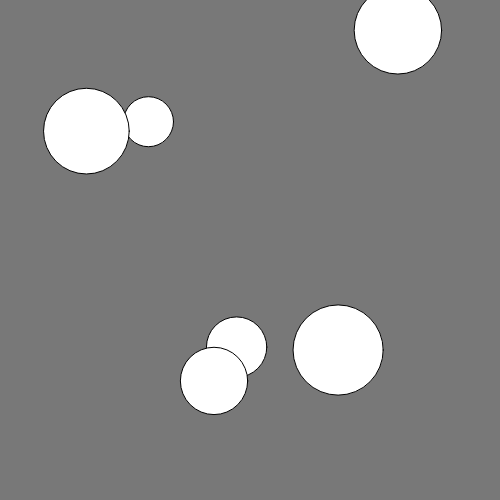
Frame 1 (no input)
Frame 60 (no input): identical to frame 1, image omitted
Frame 120 (the mouse pressed at the canvas centre since frame 60): identical to frame 1, image omitted

The p5.js sketch that drew this single still picture (run headless with seeded random() and noise() and a simulated clock; from frame 60 on, the mouse is pressed at the canvas centre):

// p5.js sketch
// ── sketch.js
let d1 = 0; 
let d2 = 0;
let d3 = 0;
let d4 = 0;
let d5 = 0;
let d6 = 0;
let diameter = 50; 
function setup() { 
	createCanvas(500, 500);
	background(120);
	d1 = diameter;  
	d2 = diameter*random(1,2);
	d3 = diameter*random(1,2);
	d4 = diameter*random(1,2);
	d5 = diameter*random(1,2);
	d6 = diameter*random(1,2);
	ellipse(random(width), random(height), d1, d1); 
	ellipse(random(width), random(height), d2, d2);
	ellipse(random(width), random(height), d3, d3);
	ellipse(random(width), random(height), d4, d4);
	ellipse(random(width), random(height), d5, d5);
	ellipse(random(width), random(height), d6, d6);
} 
function draw() {   
}
